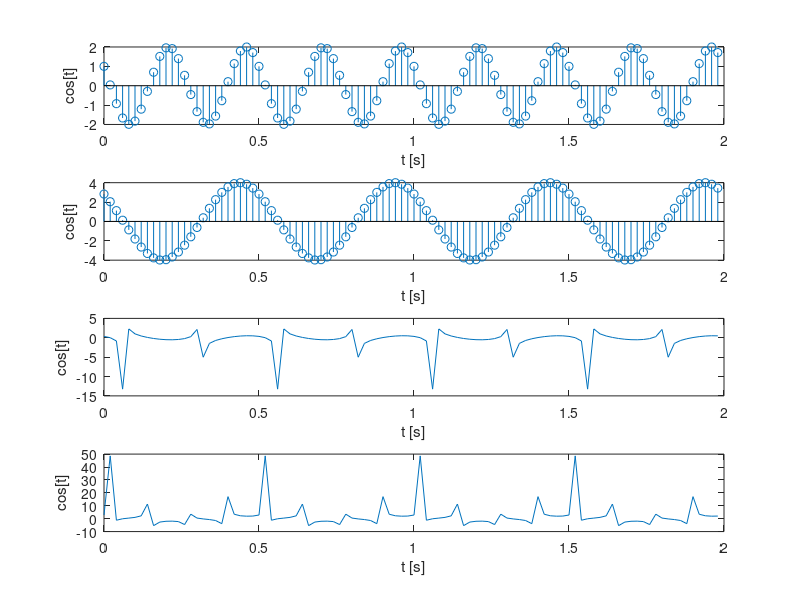

Recreate this plot in MATLAB.
close all;
clear all;
clc;

T=2;
f1=4;
f2=2;
A1=2;
A2=4;
fi1=pi/3;
fi2=pi/4;
Fs=50;
Ts=1/Fs;

t=0:Ts:T-Ts;
x=A1*cos(2*pi*f1*t+fi1);
y=A2*cos(2*pi*f2*t+fi2);
z=x./y;
q=y./x;

subplot(4,1,1)
stem(t,x)
xlabel('t [s]')
ylabel('cos[t]')
subplot(4,1,2)
stem(t,y)
xlabel('t [s]')
ylabel('cos[t]')
subplot(4,1,3)
plot(t,z)
xlabel('t [s]')
ylabel('cos[t]')
subplot(4,1,4)
plot(t,q)
xlabel('t [s]')
ylabel('cos[t]')